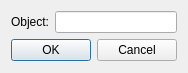
<?xml version="1.0" encoding="UTF-8"?>
<ui version="4.0">
 <class>Sequencer_CreateNewDialog</class>
 <widget class="QDialog" name="Sequencer_CreateNewDialog">
  <property name="geometry">
   <rect>
    <x>0</x>
    <y>0</y>
    <width>174</width>
    <height>73</height>
   </rect>
  </property>
  <property name="windowTitle">
   <string>Dialog</string>
  </property>
  <layout class="QFormLayout" name="formLayout">
   <item row="0" column="0">
    <widget class="QLabel" name="label">
     <property name="text">
      <string>Object:</string>
     </property>
    </widget>
   </item>
   <item row="0" column="1">
    <widget class="QLineEdit" name="objectName"/>
   </item>
   <item row="2" column="0" colspan="2">
    <widget class="QDialogButtonBox" name="buttonBox">
     <property name="orientation">
      <enum>Qt::Horizontal</enum>
     </property>
     <property name="standardButtons">
      <set>QDialogButtonBox::Cancel|QDialogButtonBox::Ok</set>
     </property>
    </widget>
   </item>
  </layout>
 </widget>
 <resources/>
 <connections>
  <connection>
   <sender>buttonBox</sender>
   <signal>accepted()</signal>
   <receiver>Sequencer::CreateNewDialog</receiver>
   <slot>accept()</slot>
   <hints>
    <hint type="sourcelabel">
     <x>248</x>
     <y>254</y>
    </hint>
    <hint type="destinationlabel">
     <x>157</x>
     <y>274</y>
    </hint>
   </hints>
  </connection>
  <connection>
   <sender>buttonBox</sender>
   <signal>rejected()</signal>
   <receiver>Sequencer::CreateNewDialog</receiver>
   <slot>reject()</slot>
   <hints>
    <hint type="sourcelabel">
     <x>316</x>
     <y>260</y>
    </hint>
    <hint type="destinationlabel">
     <x>286</x>
     <y>274</y>
    </hint>
   </hints>
  </connection>
 </connections>
</ui>
